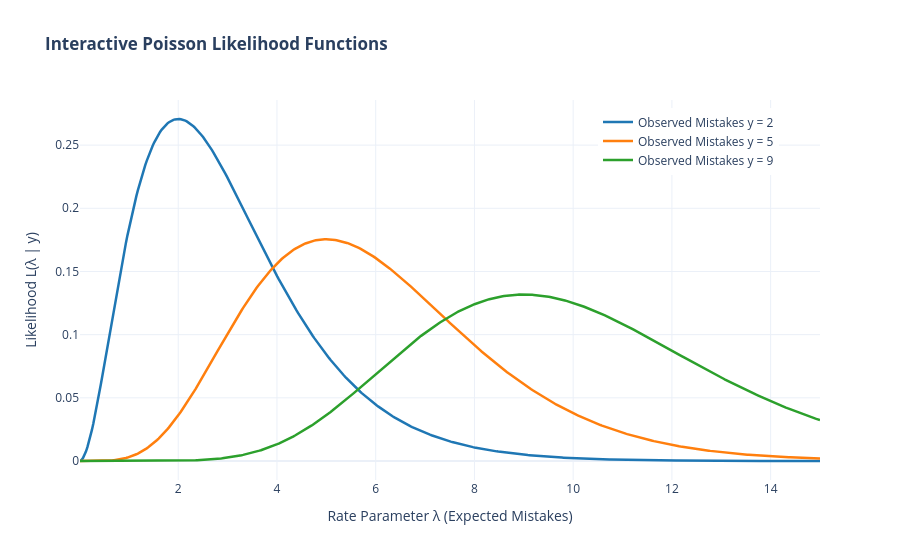

This figure's notebook cell:
### Code cell
import plotly.graph_objects as go
import numpy as np
from scipy import stats

lambda_vals = np.linspace(0.01, 15, 500)
fig = go.Figure()
for y_obs, color in [(2, '#1f77b4'), (5, '#ff7f0e'), (9, '#2ca02c')]:
    poisson_like = stats.poisson.pmf(y_obs, lambda_vals)
    fig.add_trace(go.Scatter(x=lambda_vals, y=poisson_like, mode='lines', name=f'Observed Mistakes y = {y_obs}', line=dict(color=color, width=2.5)))
fig.update_layout(title='<b>Interactive Poisson Likelihood Functions</b>', xaxis_title='Rate Parameter λ (Expected Mistakes)', yaxis_title='Likelihood L(λ | y)', hovermode='x unified', template='plotly_white', legend=dict(x=0.7, y=0.98))
fig.show()

### Figure 1 — Plotly figure (JSON) as saved in the notebook; plotly's stock layout.template omitted (floating-point values rounded to 4 significant figures; data arrays with more than 128 entries replaced by an {"elided": "..."} marker saying what was removed)
{"data": [{"line": {"color": "#1f77b4", "width": 2.5}, "mode": "lines", "name": "Observed Mistakes y = 2", "type": "scatter", "x": {"elided": "500 float values"}, "y": {"elided": "500 float values"}}, {"line": {"color": "#ff7f0e", "width": 2.5}, "mode": "lines", "name": "Observed Mistakes y = 5", "type": "scatter", "x": {"elided": "500 float values"}, "y": {"elided": "500 float values"}}, {"line": {"color": "#2ca02c", "width": 2.5}, "mode": "lines", "name": "Observed Mistakes y = 9", "type": "scatter", "x": {"elided": "500 float values"}, "y": {"elided": "500 float values"}}], "layout": {"hovermode": "x unified", "legend": {"x": 0.7, "y": 0.98}, "title": {"text": "<b>Interactive Poisson Likelihood Functions</b>"}, "xaxis": {"title": {"text": "Rate Parameter λ (Expected Mistakes)"}}, "yaxis": {"title": {"text": "Likelihood L(λ | y)"}}}}
